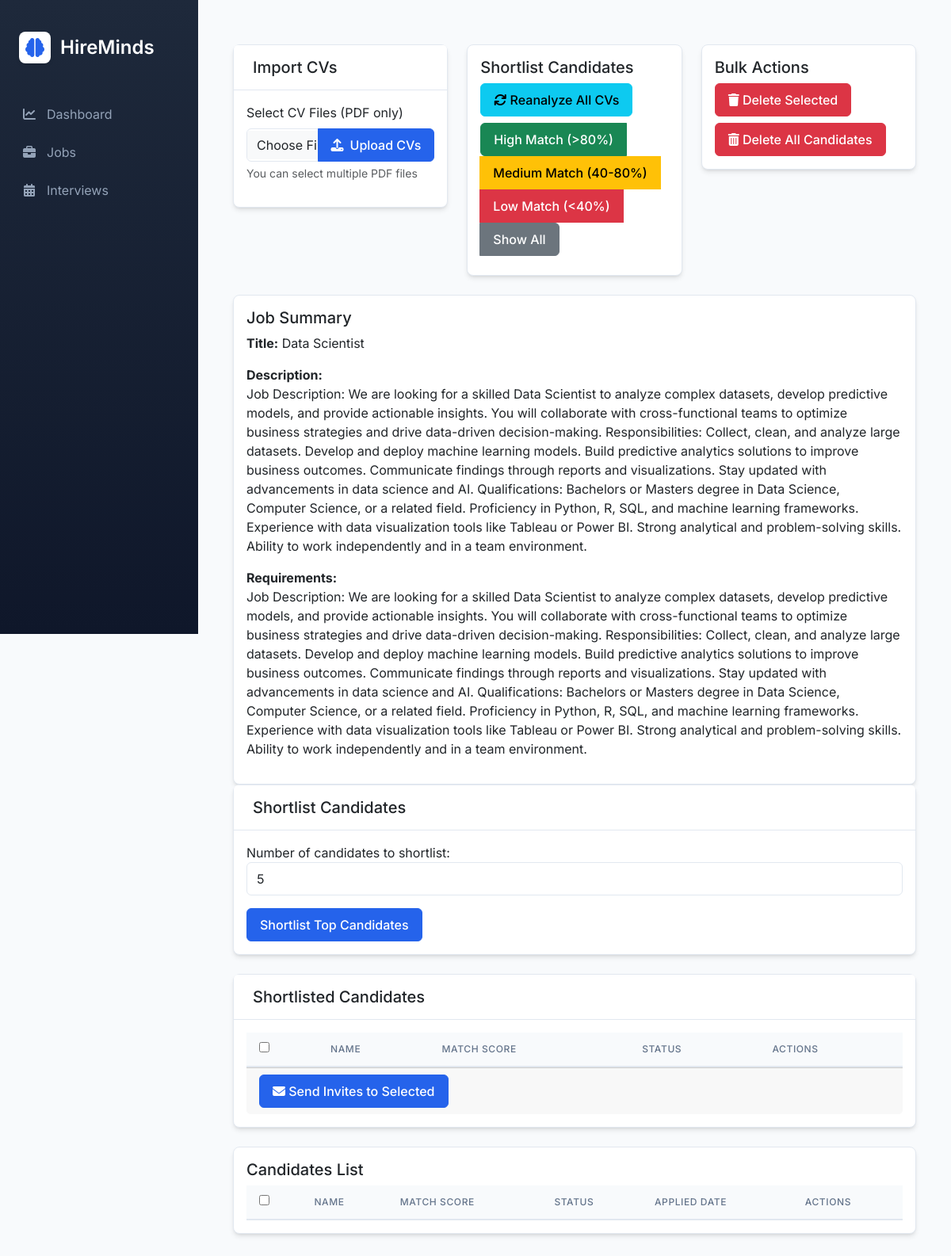
The app's page /candidates/2 with its own data.
### app/models/job.py (models this page shows, shortened)
class Job(db.Model):
    __tablename__ = 'job'
    id = db.Column(db.Integer, primary_key=True)
    _title = db.Column('title', db.String(200), nullable=False)
    _description = db.Column('description', db.Text, nullable=False)
    _requirements = db.Column('requirements', db.Text, nullable=False)
    created_at = db.Column(db.DateTime, nullable=False, default=lambda: datetime.now(timezone.utc))
    candidates = db.relationship('Candidate', backref='job', lazy=True, cascade='all, delete-orphan')
    shortlisted_candidates = db.relationship('ShortlistedCandidate',
                                          backref=db.backref('job_listing', lazy=True),
                                          lazy=True,
                                          cascade='all, delete-orphan')
    @property
    def title(self):
        return self._title.replace("'''", "").replace("''", "'").replace("'", "'") if self._title else ""
    @title.setter
    def title(self, value):
        """Set title with cleaning."""
        self._title = value.replace("'''", "").replace("''", "'").replace("'", "'") if value else ""
    @property
    def description(self):
        return self._description.replace("'''", "").replace("''", "'").replace("'", "'") if self._description else ""
    @description.setter
    def description(self, value):
        """Set description with cleaning."""
        self._description = value.replace("'''", "").replace("''", "'").replace("'", "'") if value else ""
    @property
    def requirements(self):
        return self._requirements.replace("'''", "").replace("''", "'").replace("'", "'") if self._requirements else ""
    @requirements.setter
    def requirements(self, value):
        """Set requirements with cleaning."""
        self._requirements = value.replace("'''", "").replace("''", "'").replace("'", "'") if value else ""

### app/routes.py (the view)
@main.route('/candidates/<int:job_id>')
def candidates(job_id):
    job = Job.query.get_or_404(job_id)
    candidates = Candidate.query.filter_by(job_id=job_id).all()
    shortlisted = get_shortlisted_candidates(job_id)
    return render_template('candidates.html', job=job, candidates=candidates, shortlisted=shortlisted)

### agents/shortlister.py (called while the page is built)
def get_shortlisted_candidates(job_id):
    return ShortlistedCandidate.query.filter_by(job_id=job_id).all()

### app/templates/candidates.html (shortened to what this page needs)
{% extends "base.html" %}
{% block content %}
<div class="container mt-4">
    <div class="row mb-4">
        <div class="col-md-4">
            <div class="card mb-4 animate-fade-in">
                <div class="card-header d-flex justify-content-between align-items-center">
                    <h5 class="mb-0">Import CVs</h5>
                </div>
                <div class="card-body">
                    <form id="importCvsForm" enctype="multipart/form-data">
                        <div class="mb-3">
                            <label for="cvFiles" class="form-label">Select CV Files (PDF only)</label>
                            <div class="input-group">
                                <input type="file" class="form-control" id="cvFiles" name="files" multiple accept=".pdf" required>
                                <button type="submit" class="btn btn-primary">
                                    <i class="fas fa-upload me-2"></i>Upload CVs
                                </button>
                            </div>
                            <div class="form-text">You can select multiple PDF files</div>
                        </div>
                    </form>
                </div>
            </div>
        </div>
        <div class="col-md-4">
            <div class="card">
                <div class="card-body">
                    <h5 class="card-title">Shortlist Candidates</h5>
                    <button id="reanalyze-button" class="btn btn-info mb-2">
                        <i class="fas fa-sync"></i> Reanalyze All CVs
                    </button>
                    <div class="btn-group d-block mb-2">
                        <button id="filterHighBtn" class="btn btn-success">High Match (>80%)</button>
                        <button id="filterMediumBtn" class="btn btn-warning">Medium Match (40-80%)</button>
                        <button id="filterLowBtn" class="btn btn-danger">Low Match (<40%)</button>
                        <button id="filterAllBtn" class="btn btn-secondary">Show All</button>
                    </div>
                </div>
            </div>
        </div>
        <div class="col-md-4">
            <div class="card">
                <div class="card-body">
                    <h5 class="card-title">Bulk Actions</h5>
                    <button id="delete-selected" class="btn btn-danger mb-2">
                        <i class="fas fa-trash"></i> Delete Selected
                    </button>
                    <button id="delete-all" class="btn btn-danger">
                        <i class="fas fa-trash-alt"></i> Delete All Candidates
                    </button>
                </div>
            </div>
        </div>
    </div>
    <div class="card">
        <div class="card-body">
            <h5 class="card-title">Job Summary</h5>
            <div class="mb-3">
                <strong>Title:</strong>
                <span>{{ job.title | replace("'''", "") }}</span>
            </div>
            <div class="mb-3">
                <strong>Description:</strong>
                <p>{{ job.description | replace("'''", "") }}</p>
            </div>
            <div class="mb-3">
                <strong>Requirements:</strong>
                <p>{{ job.requirements | replace("'''", "") }}</p>
            </div>
        </div>
    </div>
    <div class="row mb-4">
        <div class="col">
            <div class="card">
                <div class="card-header d-flex justify-content-between align-items-center">
                    <h5 class="mb-0">Shortlist Candidates</h5>
                </div>
                <div class="card-body">
                    <div class="form-group mb-3">
                        <label for="shortlistCount">Number of candidates to shortlist:</label>
                        <input type="number" class="form-control" id="shortlistCount" value="5" min="1">
                    </div>
                    <button class="btn btn-primary" onclick="shortlistCandidates()">
                        Shortlist Top Candidates
                    </button>
                </div>
            </div>
        </div>
    </div>
    <div class="row mb-4">
        <div class="col">
            <div class="card">
                <div class="card-header">
                    <h5 class="mb-0">Shortlisted Candidates</h5>
                </div>
                <div class="card-body">
                    <div class="table-responsive">
                        <table class="table table-hover">
                            <thead>
                                <tr>
                                    <th>
                                        <input type="checkbox" id="select-all-interviews" onclick="toggleAllInterviewCheckboxes(this)">
                                    </th>
                                    <th>Name</th>
                                    <th>Match Score</th>
                                    <th>Status</th>
                                    <th>Actions</th>
                                </tr>
                            </thead>
                        </table>
                    </div>
                    <div class="card-footer">
                        <button class="btn btn-primary" id="sendSelectedInvites">
                            <i class="fas fa-envelope"></i> Send Invites to Selected
                        </button>
                    </div>
                </div>
            </div>
        </div>
    </div>
    <div class="card mt-4">
        <div class="card-body">
            <h5 class="card-title">Candidates List</h5>
            <div class="table-responsive">
                <table id="candidates-table" class="table table-striped">
                    <thead>
                        <tr>
                            <th>
                                <input type="checkbox" id="select-all" onclick="toggleAllCheckboxes(this)">
                            </th>
                            <th>Name</th>
                            <th>Match Score</th>
                            <th>Status</th>
                            <th>Applied Date</th>
                            <th>Actions</th>
                        </tr>
                    </thead>
                </table>
            </div>
        </div>
    </div>
</div>
{% endblock %}

### app/static/css/style.css (style rules this page uses)
:root { --primary-color: #2563eb; --primary-dark: #1e40af; --secondary-color: #059669; --accent-color: #0ea5e9; --danger-color: #dc2626; --warning-color: #d97706; --success-color: #059669; --background-light: #f8fafc; --text-primary: #1e293b; --text-secondary: #64748b; --border-color: #e2e8f0; --card-shadow: 0 4px 6px -1px rgb(0 0 0 / 0.1), 0 2px 4px -2px rgb(0 0 0 / 0.1); }
body { font-family: 'Inter', -apple-system, BlinkMacSystemFont, sans-serif; background-color: var(--background-light); color: var(--text-primary); line-height: 1.5; }
.card { background: white; border-radius: 0.5rem; border: 1px solid var(--border-color); box-shadow: var(--card-shadow); transition: transform 0.2s ease, box-shadow 0.2s ease; }
.card-header { background-color: white; border-bottom: 1px solid var(--border-color); padding: 1rem 1.5rem; }
.table { margin-bottom: 0; }
.table thead th { background-color: var(--background-light); color: var(--text-secondary); font-weight: 500; text-transform: uppercase; font-size: 0.75rem; letter-spacing: 0.05em; padding: 0.75rem 1rem; border-bottom: 2px solid var(--border-color); }
.btn { padding: 0.5rem 1rem; font-weight: 500; border-radius: 0.375rem; transition: all 0.2s ease; }
.btn-primary { background-color: var(--primary-color); border-color: var(--primary-color); }
.form-control { border: 1px solid var(--border-color); border-radius: 0.375rem; padding: 0.5rem 0.75rem; transition: border-color 0.2s ease, box-shadow 0.2s ease; }
.animate-fade-in { animation: fadeIn 0.5s ease forwards; }

### records on screen
Job: title "Data Scientist", description "Job Description: We are looking for a skilled Data Scientist to analyze complex datasets, develop predictive models, and provide actionable insights. You will collaborate with cross-functional teams to optimize business strategies and drive data-driven decision-making. Responsibilities: Collect, clean, and analyze large datasets. Develop and deploy machine learning models. Build predictive analytics solutions to improve business outcomes. Communicate findings through reports and visualizations. Stay updated with advancements in data science and AI. Qualifications: Bachelors or Masters degree in Data Science, Computer Science, or a related field. Proficiency in Python, R, SQL, and machine…", requirements "Job Description: We are looking for a skilled Data Scientist to analyze complex datasets, develop predictive models, and provide actionable insights. You will collaborate with cross-functional teams to optimize business strategies and drive data-driven decision-making. Responsibilities: Collect, clean, and analyze large datasets. Develop and deploy machine learning models. Build predictive analytics solutions to improve business outcomes. Communicate findings through reports and visualizations. Stay updated with advancements in data science and AI. Qualifications: Bachelors or Masters degree in Data Science, Computer Science, or a related field. Proficiency in Python, R, SQL, and machine…"
